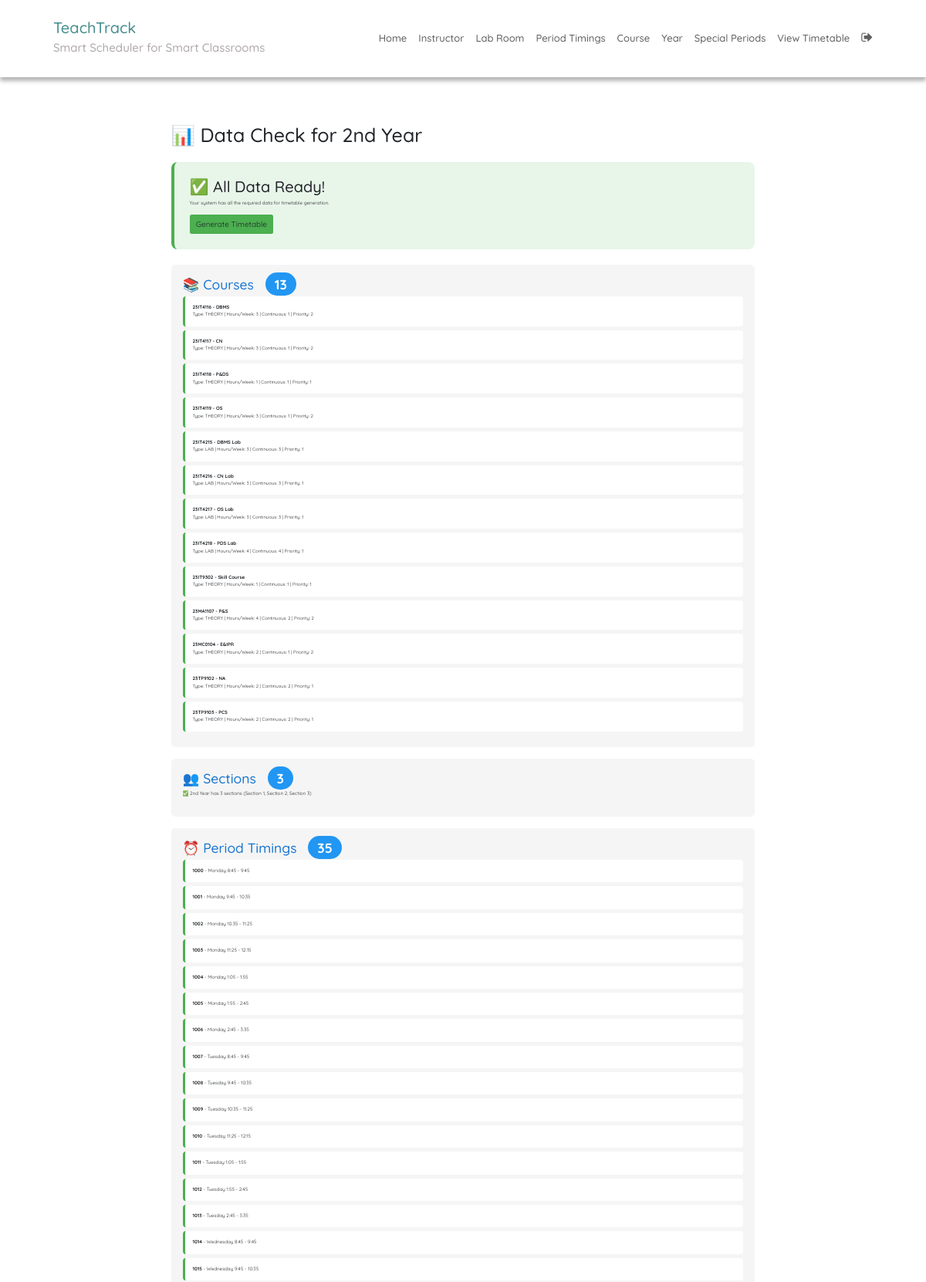
/data-check/?year=12 (signed in, upper part), run on the app's committed database.
### SchedulerApp/models.py (models this page shows, shortened)
class Year(models.Model):
    year_name = models.CharField(max_length=20)  # e.g. "2nd Year"
    courses = models.ManyToManyField(Course)
    lunch_period = models.IntegerField(
        default=5,
        validators=[MinValueValidator(1), MaxValueValidator(8)],
        help_text="Which time slot is lunch break (1-8). 1st year=4 (11:25-12:15), Others=5 (12:15-1:05)"
    )

class Course(models.Model):
    course_number = models.CharField(max_length=10, primary_key=True)
    course_name = models.CharField(max_length=40)
    max_numb_students = models.CharField(max_length=65)
    instructors = models.ManyToManyField(Instructor)
    course_type = models.CharField(max_length=10, choices=COURSE_TYPE, default='THEORY')
    lab_rooms = models.ManyToManyField(LabRoom, blank=True)
    hours_per_week = models.IntegerField(default=3)
    max_continuous_hours = models.IntegerField(default=1)
    priority = models.IntegerField(default=1)
    dept_code = models.CharField(max_length=10, null=True, blank=True, help_text="Department code: IT, EC, ME, etc.")

class MeetingTime(models.Model):
    pid = models.CharField(max_length=4, primary_key=True)
    year = models.ForeignKey(
    Year,
    on_delete=models.CASCADE,
    related_name='meeting_times',
    null=True,      # 👈 add this
    blank=True      # 👈 add this
)
    day = models.CharField(max_length=15, choices=DAYS_OF_WEEK)
    time = models.CharField(max_length=50, choices=TIME_SLOTS)

### SchedulerApp/views.py (the view)
# urls.py: path('data-check/', data_check, name='data_check'),
@login_required
def data_check(request):
    year_id = request.GET.get('year')
    if not year_id:
        years = Year.objects.all()
        return render(request, 'data_check_select.html', {'years': years})
    selected_year = Year.objects.get(id=year_id)
    data_info = {
        'year': selected_year,
        'total_lab_rooms': LabRoom.objects.count(),
        'total_instructors': Instructor.objects.count(),
        'year_courses': selected_year.courses.all(),
        'year_meeting_times': MeetingTime.objects.filter(year=selected_year),
        'year_sections': [1, 2, 3],  # Fixed 3 sections per year
        'all_assignments': CourseInstructorAssignment.objects.filter(
            year=selected_year
        ),
    }
    issues = []
    if data_info['year_courses'].count() == 0:
        issues.append(f"âš ï¸ No courses linked to {selected_year.year_name}! Edit year at /yearEdit/ and select courses")
    if data_info['year_meeting_times'].count() == 0:
        issues.append(f"âš ï¸ No meeting times for {selected_year.year_name}! Add time slots at /meetingTimeAdd/ and select this year")
    lab_courses = data_info['year_courses'].filter(course_type='LAB')
    if lab_courses.exists() and data_info['total_lab_rooms'] == 0:
        issues.append("âš ï¸ Lab courses exist but no lab rooms! Add lab rooms at /labRoomAdd/")
    for section_number in data_info['year_sections']:
        for course in data_info['year_courses']:
            assignment = CourseInstructorAssignment.objects.filter(
                year=selected_year, section_number=section_number, course=course
            ).first()
            if not assignment:
                issues.append(f"âš ï¸ No instructor assigned for {course.course_number} in section {section_number}")
            elif assignment.instructors.count() == 0:
                issues.append(f"âš ï¸ No instructors selected for {course.course_number} in section {section_number}")
    data_info['issues'] = issues
    data_info['ready'] = len(issues) == 0
    return render(request, 'data_check.html', data_info)

### SchedulerApp/templatetags/index.py (called while the page is built)
@register.tag
def active(parser, token):
    args = token.split_contents()
    template_tag = args[0]
    if len(args) < 2:
        raise template.TemplateSyntaxError(
            f'{template_tag} tag requires at least one argument'
        )
    return NavSelectedNode(args[1:])

    def render(self, context):
        path = context['request'].path
        for p in self.patterns:
            pValue = template.Variable(p).resolve(context)
            if path == pValue:
                return 'active'
        return ''

### templates/data_check.html (shortened to what this page needs)
{% extends 'base.html' %}
{% block content %}
<div class="diagnostic-container">
    <h1>📊 Data Check for {{ year.year_name }}</h1>
    {% if ready %}
    <div class="status-box status-ready">
        <h2>✅ All Data Ready!</h2>
        <p>Your system has all the required data for timetable generation.</p>
        <a href="{% url 'timetable' %}?year={{ year.id }}" class="btn" style="background: #4caf50;">Generate Timetable</a>
    </div>
    {% endif %}
    <div class="data-section">
        <h3>📚 Courses <span class="count-badge">{{ year_courses.count }}</span></h3>
        {% if year_courses %}
            {% for course in year_courses %}
            <div class="course-item">
                <strong>{{ course.course_number }} - {{ course.course_name }}</strong><br>
                <small>
                    Type: {{ course.course_type }} |
                    Hours/Week: {{ course.hours_per_week }} |
                    Continuous: {{ course.max_continuous_hours }} |
                    Priority: {{ course.priority }}
                </small>
            </div>
            {% endfor %}
        {% else %}
            <p>❌ No courses linked to this year. <a href="{% url 'yearEdit' %}">Edit Year</a> to add courses.</p>
        {% endif %}
    </div>
    <div class="data-section">
        <h3>👥 Sections <span class="count-badge">3</span></h3>
        <p>✅ {{ year.year_name }} has 3 sections (Section 1, Section 2, Section 3)</p>
    </div>
    <div class="data-section">
        <h3>⏰ Period Timings <span class="count-badge">{{ year_meeting_times.count }}</span></h3>
        {% if year_meeting_times %}
            {% for mt in year_meeting_times %}
            <div class="time-item">
                <strong>{{ mt.pid }}</strong> - {{ mt.day }} {{ mt.time }}
            </div>
            {% endfor %}
        {% else %}
            <p>❌ No period timings for this year. <a href="{% url 'meetingTimeAdd' %}">Add Period Timings</a> and select "{{ year.year_name }}"</p>
        {% endif %}
    </div>
</div>
{% endblock %}

### static/CSS/style.css (style rules this page uses)
:root { --green1: #57ACAC; --green2: #38c0b3; --green3: #257a7a; --green4: #0FCD9D; --green5: #01d7a7; --green6: #00BE8E; --green7: #009879; --white: #fff; --grey: #aaa; --dark-grey: #444; --light-grey: #a29999; --lighter-grey: #dddddd; --lightest-grey: #f3f3f3; --box-shadow: #9e9292; }
html { font-size: 100%; box-sizing: border-box; scroll-behavior: smooth; }
html, body { margin: 0; padding: 0; width: 100vw; min-height: 100%; text-rendering: optimizeLegibility; font-family: "Quicksand", sans-serif; font-size: 62.5%; }
body { position: relative; }
a { text-decoration: none; }

### templates/data_check.html (style rules this page uses)
.diagnostic-container { max-width: 1200px; margin: 0 auto; padding: 20px; }
.status-box { padding: 20px; margin: 20px 0; border-radius: 8px; border-left: 4px solid; }
.status-ready { background: #e8f5e9; border-color: #4caf50; }
.data-section { background: #f5f5f5; padding: 15px; margin: 15px 0; border-radius: 5px; }
.data-section h3 { margin-top: 0; color: #1976d2; }
.count-badge { background: #2196f3; color: white; padding: 4px 12px; border-radius: 20px; font-weight: bold; margin-left: 10px; }
.course-item, .section-item, .time-item { background: white; padding: 10px; margin: 5px 0; border-radius: 4px; border-left: 3px solid #4caf50; }

### data on the page
Year: year_name "2nd Year"
Course: course_number "23IT4116", course_name "DBMS", course_type "THEORY", hours_per_week "3", max_continuous_hours "1", priority "2"
Course: course_number "23IT4117", course_name "CN", course_type "THEORY", hours_per_week "3", max_continuous_hours "1", priority "2"
Course: course_number "23IT4118", course_name "P&DS", course_type "THEORY", hours_per_week "1", max_continuous_hours "1", priority "1"
Course: course_number "23IT4119", course_name "OS", course_type "THEORY", hours_per_week "3", max_continuous_hours "1", priority "2"
Course: course_number "23IT4215", course_name "DBMS Lab", course_type "LAB", hours_per_week "3", max_continuous_hours "3", priority "1"
Course: course_number "23IT4216", course_name "CN Lab", course_type "LAB", hours_per_week "3", max_continuous_hours "3", priority "1"
Course: course_number "23IT4217", course_name "OS Lab", course_type "LAB", hours_per_week "3", max_continuous_hours "3", priority "1"
Course: course_number "23IT4218", course_name "PDS Lab", course_type "LAB", hours_per_week "4", max_continuous_hours "4", priority "1"
Course: course_number "23IT9302", course_name "Skill Course", course_type "THEORY", hours_per_week "1", max_continuous_hours "1", priority "1"
Course: course_number "23MA1107", course_name "P&S", course_type "THEORY", hours_per_week "4", max_continuous_hours "2", priority "2"
Course: course_number "23MC0104", course_name "E&IPR", course_type "THEORY", hours_per_week "2", max_continuous_hours "1", priority "2"
Course: course_number "23TP9102", course_name "NA", course_type "THEORY", hours_per_week "2", max_continuous_hours "2", priority "1"
Course: course_number "23TP9103", course_name "PCS", course_type "THEORY", hours_per_week "2", max_continuous_hours "2", priority "1"
MeetingTime: pid "1000", day "Monday", time "8:45 - 9:45"
MeetingTime: pid "1001", day "Monday", time "9:45 - 10:35"
MeetingTime: pid "1002", day "Monday", time "10:35 - 11:25"
MeetingTime: pid "1003", day "Monday", time "11:25 - 12:15"
MeetingTime: pid "1004", day "Monday", time "1:05 - 1:55"
MeetingTime: pid "1005", day "Monday", time "1:55 - 2:45"
MeetingTime: pid "1006", day "Monday", time "2:45 - 3:35"
MeetingTime: pid "1007", day "Tuesday", time "8:45 - 9:45"
MeetingTime: pid "1008", day "Tuesday", time "9:45 - 10:35"
MeetingTime: pid "1009", day "Tuesday", time "10:35 - 11:25"
MeetingTime: pid "1010", day "Tuesday", time "11:25 - 12:15"
MeetingTime: pid "1011", day "Tuesday", time "1:05 - 1:55"
MeetingTime: pid "1012", day "Tuesday", time "1:55 - 2:45"
MeetingTime: pid "1013", day "Tuesday", time "2:45 - 3:35"
MeetingTime: pid "1014", day "Wednesday", time "8:45 - 9:45"
MeetingTime: pid "1015", day "Wednesday", time "9:45 - 10:35"

### other printed values
{{ year_courses.count }} "13"
{{ year_meeting_times.count }} "35"
